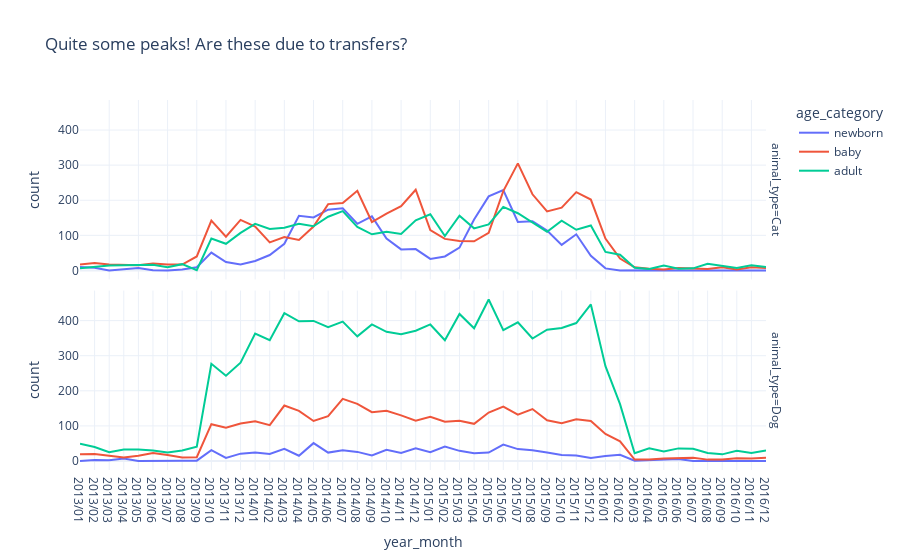

Source (notebook cell):
### Code cell
df_animals_date = df_train.groupby(['year_month', 'animal_type', 'age_category']).size().reset_index(name = 'count')
px.line(df_animals_date, x = 'year_month', y = 'count', color = 'age_category', facet_row = 'animal_type', title = 'Quite some peaks! Are these due to transfers?')

### Figure 1 — Plotly figure (JSON) as saved in the notebook; plotly's stock layout.template omitted (floating-point values rounded to 4 significant figures)
{"data": [{"hovertemplate": "age_category=newborn<br>animal_type=Cat<br>year_month=%{x}<br>count=%{y}<extra></extra>", "legendgroup": "newborn", "line": {"color": "#636efa", "dash": "solid"}, "marker": {"symbol": "circle"}, "mode": "lines", "name": "newborn", "orientation": "v", "showlegend": true, "type": "scatter", "x": ["2013/01", "2013/02", "2013/03", "2013/04", "2013/05", "2013/06", "2013/07", "2013/08", "2013/09", "2013/10", "2013/11", "2013/12", "2014/01", "2014/02", "2014/03", "2014/04", "2014/05", "2014/06", "2014/07", "2014/08", "2014/09", "2014/10", "2014/11", "2014/12", "2015/01", "2015/02", "2015/03", "2015/04", "2015/05", "2015/06", "2015/07", "2015/08", "2015/09", "2015/10", "2015/11", "2015/12", "2016/01", "2016/02", "2016/03", "2016/04", "2016/05", "2016/06", "2016/07", "2016/08", "2016/09", "2016/10", "2016/11", "2016/12"], "xaxis": "x2", "y": [10, 8, 0, 3, 7, 1, 0, 3, 9, 51, 24, 17, 27, 44, 76, 156, 151, 173, 177, 133, 154, 91, 60, 61, 33, 40, 65, 145, 211, 229, 138, 140, 114, 73, 103, 42, 6, 0, 1, 1, 0, 0, 1, 0, 0, 0, 0, 0], "yaxis": "y2"}, {"hovertemplate": "age_category=newborn<br>animal_type=Dog<br>year_month=%{x}<br>count=%{y}<extra></extra>", "legendgroup": "newborn", "line": {"color": "#636efa", "dash": "solid"}, "marker": {"symbol": "circle"}, "mode": "lines", "name": "newborn", "orientation": "v", "showlegend": false, "type": "scatter", "x": ["2013/01", "2013/02", "2013/03", "2013/04", "2013/05", "2013/06", "2013/07", "2013/08", "2013/09", "2013/10", "2013/11", "2013/12", "2014/01", "2014/02", "2014/03", "2014/04", "2014/05", "2014/06", "2014/07", "2014/08", "2014/09", "2014/10", "2014/11", "2014/12", "2015/01", "2015/02", "2015/03", "2015/04", "2015/05", "2015/06", "2015/07", "2015/08", "2015/09", "2015/10", "2015/11", "2015/12", "2016/01", "2016/02", "2016/03", "2016/04", "2016/05", "2016/06", "2016/07", "2016/08", "2016/09", "2016/10", "2016/11", "2016/12"], "xaxis": "x", "y": [0, 3, 2, 7, 0, 1, 0, 1, 1, 31, 9, 21, 24, 20, 35, 15, 51, 24, 31, 26, 16, 32, 23, 36, 25, 41, 29, 22, 24, 47, 34, 31, 24, 17, 16, 9, 14, 18, 1, 2, 3, 6, 0, 0, 0, 1, 0, 0], "yaxis": "y"}, {"hovertemplate": "age_category=baby<br>animal_type=Cat<br>year_month=%{x}<br>count=%{y}<extra></extra>", "legendgroup": "baby", "line": {"color": "#EF553B", "dash": "solid"}, "marker": {"symbol": "circle"}, "mode": "lines", "name": "baby", "orientation": "v", "showlegend": true, "type": "scatter", "x": ["2013/01", "2013/02", "2013/03", "2013/04", "2013/05", "2013/06", "2013/07", "2013/08", "2013/09", "2013/10", "2013/11", "2013/12", "2014/01", "2014/02", "2014/03", "2014/04", "2014/05", "2014/06", "2014/07", "2014/08", "2014/09", "2014/10", "2014/11", "2014/12", "2015/01", "2015/02", "2015/03", "2015/04", "2015/05", "2015/06", "2015/07", "2015/08", "2015/09", "2015/10", "2015/11", "2015/12", "2016/01", "2016/02", "2016/03", "2016/04", "2016/05", "2016/06", "2016/07", "2016/08", "2016/09", "2016/10", "2016/11", "2016/12"], "xaxis": "x2", "y": [17, 21, 17, 16, 15, 20, 17, 17, 40, 142, 96, 144, 125, 80, 95, 87, 125, 189, 192, 227, 138, 162, 183, 230, 115, 90, 84, 83, 107, 226, 305, 217, 168, 179, 223, 202, 91, 34, 9, 5, 3, 7, 6, 4, 9, 3, 9, 7], "yaxis": "y2"}, {"hovertemplate": "age_category=baby<br>animal_type=Dog<br>year_month=%{x}<br>count=%{y}<extra></extra>", "legendgroup": "baby", "line": {"color": "#EF553B", "dash": "solid"}, "marker": {"symbol": "circle"}, "mode": "lines", "name": "baby", "orientation": "v", "showlegend": false, "type": "scatter", "x": ["2013/01", "2013/02", "2013/03", "2013/04", "2013/05", "2013/06", "2013/07", "2013/08", "2013/09", "2013/10", "2013/11", "2013/12", "2014/01", "2014/02", "2014/03", "2014/04", "2014/05", "2014/06", "2014/07", "2014/08", "2014/09", "2014/10", "2014/11", "2014/12", "2015/01", "2015/02", "2015/03", "2015/04", "2015/05", "2015/06", "2015/07", "2015/08", "2015/09", "2015/10", "2015/11", "2015/12", "2016/01", "2016/02", "2016/03", "2016/04", "2016/05", "2016/06", "2016/07", "2016/08", "2016/09", "2016/10", "2016/11", "2016/12"], "xaxis": "x", "y": [19, 20, 15, 10, 15, 23, 17, 10, 11, 105, 95, 107, 113, 102, 158, 143, 114, 128, 177, 163, 139, 143, 130, 115, 126, 112, 115, 106, 138, 155, 132, 148, 116, 108, 119, 114, 77, 56, 4, 4, 7, 8, 9, 4, 4, 8, 7, 9], "yaxis": "y"}, {"hovertemplate": "age_category=adult<br>animal_type=Cat<br>year_month=%{x}<br>count=%{y}<extra></extra>", "legendgroup": "adult", "line": {"color": "#00cc96", "dash": "solid"}, "marker": {"symbol": "circle"}, "mode": "lines", "name": "adult", "orientation": "v", "showlegend": true, "type": "scatter", "x": ["2013/01", "2013/02", "2013/03", "2013/04", "2013/05", "2013/06", "2013/07", "2013/08", "2013/09", "2013/10", "2013/11", "2013/12", "2014/01", "2014/02", "2014/03", "2014/04", "2014/05", "2014/06", "2014/07", "2014/08", "2014/09", "2014/10", "2014/11", "2014/12", "2015/01", "2015/02", "2015/03", "2015/04", "2015/05", "2015/06", "2015/07", "2015/08", "2015/09", "2015/10", "2015/11", "2015/12", "2016/01", "2016/02", "2016/03", "2016/04", "2016/05", "2016/06", "2016/07", "2016/08", "2016/09", "2016/10", "2016/11", "2016/12"], "xaxis": "x2", "y": [6, 10, 14, 15, 16, 16, 9, 18, 1, 91, 76, 107, 133, 118, 122, 133, 126, 153, 169, 124, 103, 110, 104, 143, 160, 98, 156, 120, 131, 181, 163, 137, 110, 142, 116, 128, 53, 45, 8, 4, 14, 5, 6, 19, 13, 7, 15, 10], "yaxis": "y2"}, {"hovertemplate": "age_category=adult<br>animal_type=Dog<br>year_month=%{x}<br>count=%{y}<extra></extra>", "legendgroup": "adult", "line": {"color": "#00cc96", "dash": "solid"}, "marker": {"symbol": "circle"}, "mode": "lines", "name": "adult", "orientation": "v", "showlegend": false, "type": "scatter", "x": ["2013/01", "2013/02", "2013/03", "2013/04", "2013/05", "2013/06", "2013/07", "2013/08", "2013/09", "2013/10", "2013/11", "2013/12", "2014/01", "2014/02", "2014/03", "2014/04", "2014/05", "2014/06", "2014/07", "2014/08", "2014/09", "2014/10", "2014/11", "2014/12", "2015/01", "2015/02", "2015/03", "2015/04", "2015/05", "2015/06", "2015/07", "2015/08", "2015/09", "2015/10", "2015/11", "2015/12", "2016/01", "2016/02", "2016/03", "2016/04", "2016/05", "2016/06", "2016/07", "2016/08", "2016/09", "2016/10", "2016/11", "2016/12"], "xaxis": "x", "y": [49, 40, 25, 33, 33, 30, 24, 30, 41, 277, 243, 280, 363, 344, 421, 398, 399, 381, 397, 355, 389, 368, 361, 371, 389, 344, 419, 378, 460, 373, 395, 349, 374, 379, 393, 446, 270, 162, 22, 36, 27, 36, 35, 23, 19, 29, 23, 30], "yaxis": "y"}], "layout": {"annotations": [{"font": {}, "showarrow": false, "text": "animal_type=Dog", "textangle": 90, "x": 0.98, "xanchor": "left", "xref": "paper", "y": 0.2425, "yanchor": "middle", "yref": "paper"}, {"font": {}, "showarrow": false, "text": "animal_type=Cat", "textangle": 90, "x": 0.98, "xanchor": "left", "xref": "paper", "y": 0.7575, "yanchor": "middle", "yref": "paper"}], "legend": {"title": {"text": "age_category"}, "tracegroupgap": 0}, "title": {"text": "Quite some peaks! Are these due to transfers?"}, "xaxis": {"anchor": "y", "domain": [0, 0.98], "title": {"text": "year_month"}}, "xaxis2": {"anchor": "y2", "domain": [0, 0.98], "matches": "x", "showticklabels": false}, "yaxis": {"anchor": "x", "domain": [0, 0.485], "title": {"text": "count"}}, "yaxis2": {"anchor": "x2", "domain": [0.515, 1], "matches": "y", "title": {"text": "count"}}}}
